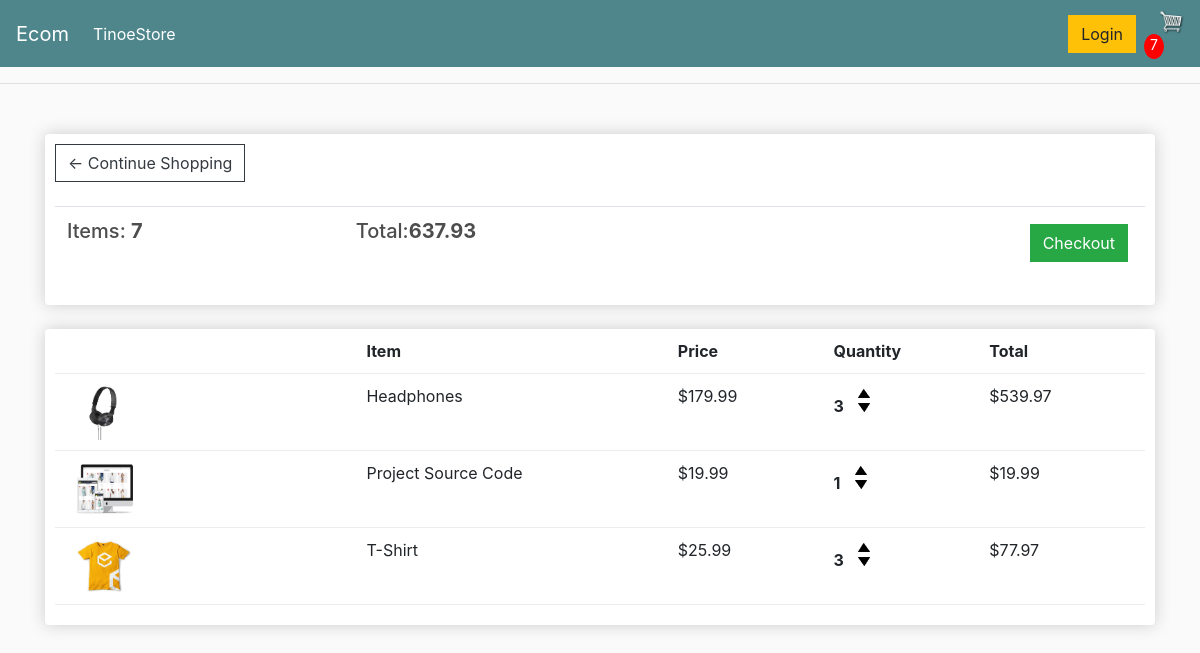
The app's page /cart/ (signed in), older data.
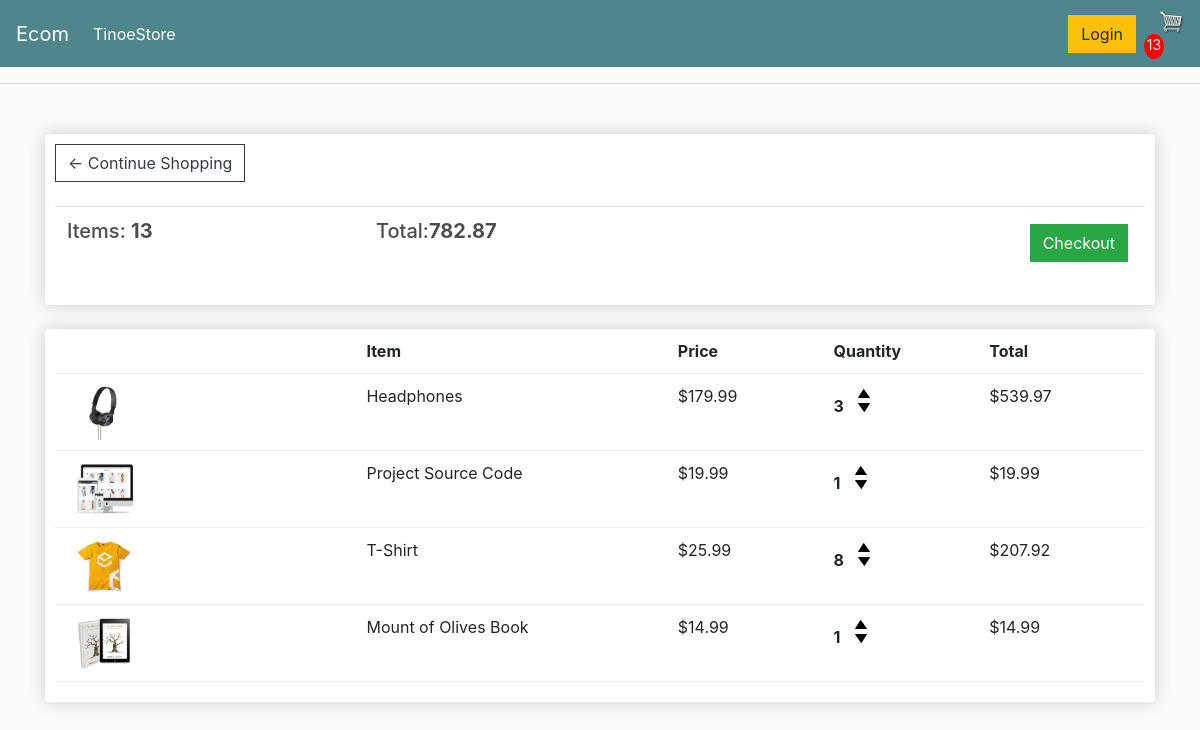
The same page, newer data.
### tinoe_store/models.py (models this page shows, shortened)
class Order(models.Model):
	customer = models.ForeignKey(Customer, on_delete=models.SET_NULL, null=True, blank=True)
	date_ordered = models.DateTimeField(auto_now_add=True)
	complete = models.BooleanField(default=False)
	transaction_id = models.CharField(max_length=100, null=True)
	@property
	def get_cart_total(self):
		orderitems = self.orderitem_set.all()
		total = sum([item.get_total for item in orderitems])
		return total
	@property
	def get_cart_items(self):
		orderitems = self.orderitem_set.all()
		total = sum([item.quantity for item in orderitems])
		return total

class OrderItem(models.Model):
	product = models.ForeignKey(Product, on_delete=models.SET_NULL, null=True)
	order = models.ForeignKey(Order, on_delete=models.SET_NULL, null=True)
	quantity = models.IntegerField(default=0, null=True, blank=True)
	date_added = models.DateTimeField(auto_now_add=True)
	@property
	def get_total(self):
		total = self.product.price * self.quantity
		return total

class Product(models.Model):
	name = models.CharField(max_length=200)
	price = models.FloatField()
	digital = models.BooleanField(default=False,null=True, blank=True)
	image = models.ImageField(null=True, blank=True)
	@property
	def imageURL(self):
		try:
			url = self.image.url
		except:
			url = ''
		return url

### tinoe_store/views.py (the view)
# urls.py: path('cart/', views.cart, name="cart"),
def cart(request):
    if request.user.is_authenticated:
        customer = request.user.customer
        order, created = Order.objects.get_or_create(customer=customer, complete=False)
        items = order.orderitem_set.all()
        cartItems = order.get_cart_items
    else:
        items = []
        order = {'get_cart_total': 0, 'get_cart_items': 0, 'shipping': False}
        cartItems = 0
    context = {
        'items': items,
        'order': order,
        'cartItems': cartItems
    }
    return render(request, 'tinoe_store/cart.html', context)

### tinoe_store/templates/tinoe_store/cart.html
{% extends 'tinoe_store/main.html' %}
{% load static %}
{% block content %}
	<div class="row">
		<div class="col-lg-12">
			<div class="box-element">
				<a  class="btn btn-outline-dark" href="{% url 'tinoe_store' %}">&#x2190; Continue Shopping</a>
				<br>
				<br>
				<table class="table">
					<tr>
						<th><h5>Items: <strong>{{order.get_cart_items}}</strong></h5></th>
						<th><h5>Total:<strong>{{order.get_cart_total | floatformat:2}}</strong></h5></th>
						<th>
							<a  style="float:right; margin:5px;" class="btn btn-success" href="{% url 'checkout' %}">Checkout</a>
						</th>
					</tr>
				</table>
			</div>
			<br>
			<div class="box-element">
				<div class="cart-row">
					<div style="flex:2"></div>
					<div style="flex:2"><strong>Item</strong></div>
					<div style="flex:1"><strong>Price</strong></div>
					<div style="flex:1"><strong>Quantity</strong></div>
					<div style="flex:1"><strong>Total</strong></div>
				</div>
                {% for item in items%}
				<div class="cart-row">
					<div style="flex:2"><img class="row-image" src="{{item.product.imageURL}}"></div>
					<div style="flex:2"><p>{{item.product.name}}</p></div>
					<div style="flex:1"><p>${{item.product.price | floatformat:2}}</p></div>
					<div style="flex:1">
						<p class="quantity">{{item.quantity}}</p>
						<div class="quantity">
							<img data-product={{item.product.id}} data-action="add" class="chg-quantity update-cart" src="{% static  'images/arrow-up.png' %}">
							<img data-product={{item.product.id}} data-action="remove" class="chg-quantity update-cart" src="{% static  'images/arrow-down.png' %}">
						</div>
					</div>
					<div style="flex:1">${{item.get_total}}</div>
				</div>
                {% endfor %}
			</div>
		</div>
	</div>
{% endblock content %}

Row changes from the older to the newer data that the page shows:
changed through a linked row, Order: get_cart_items "7" → "13"; get_cart_total "637.93" → "782.87"
changed OrderItem "T-Shirt": quantity "3" → "8"; get_total "77.97" → "207.92"
added OrderItem: product.imageURL (picture), product.name "Mount of Olives Book", product.price "14.99", quantity "1", get_total "14.99"
Text that changed along with them:
{{ cartItems }}: "7" → "13"
